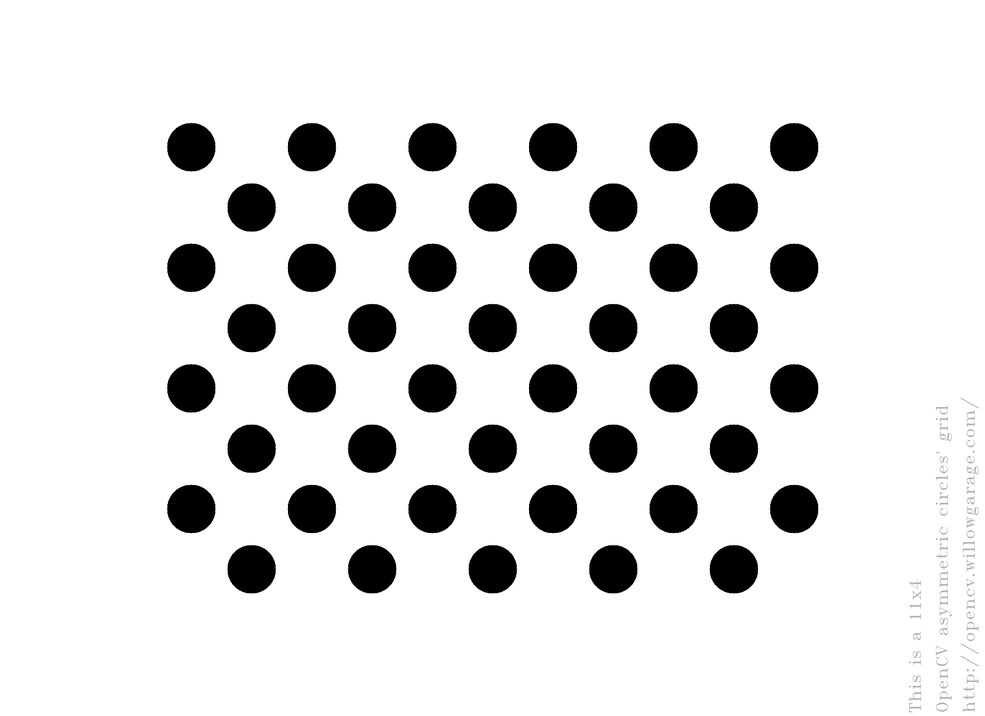
#> input picture Competition/Image_Processing/acircles_pattern.png, 985 x 716 px, shrunk from 1830 x 1330 before the run
$ python -i image_processing_utils.py   (imports and definitions only)
#> lines starting #> are read from the running program, lines starting #| are printed output that depends on the picture; after the words box and inside, x2 and y2 are one past the last pixel; in counts of white or black regions, pixels touching at a corner belong together
#> further down, picture is the input picture: shape (716, 985, 3); min 0, max 255, mean 225.5
import cv2
import numpy as np


def get_hough_lines(img, threshold=125, probabilistic=False, min_line_length=100, max_line_gap=10,
                    verbose=False, ) -> np.ndarray:
    """

    @param img: image to generate lines on
    @param threshold: threshold to pass to the Houghlines generator
    @param probabilistic: if true uses the probabalistic hough transform see cv2.HoughLinesP (
    @param min_line_length: minimum length of a line, passed to cv2.HoughLinesP
    @param max_line_gap: maximum gap in a line, passed to cv2.HoughLinesP
    @param verbose: Whether to print information to the console (Currently unimplemented)

    @return: ndarray of lines. By default each line is represented by the length and angle of a vector
    (with origin (0,0)) normal to and intersecting the line. If probabalistic is true lines are instead
    represented by a pair of end points of a line segment,

    @todo Correct line rendering for larger images
    """
#> called with threshold = 125, probabilistic = False, min_line_length = 100, max_line_gap = 10, verbose = False

    gray = cv2.cvtColor(img, cv2.COLOR_BGR2GRAY)
    edges = cv2.Canny(gray, 50, 150, apertureSize=3)
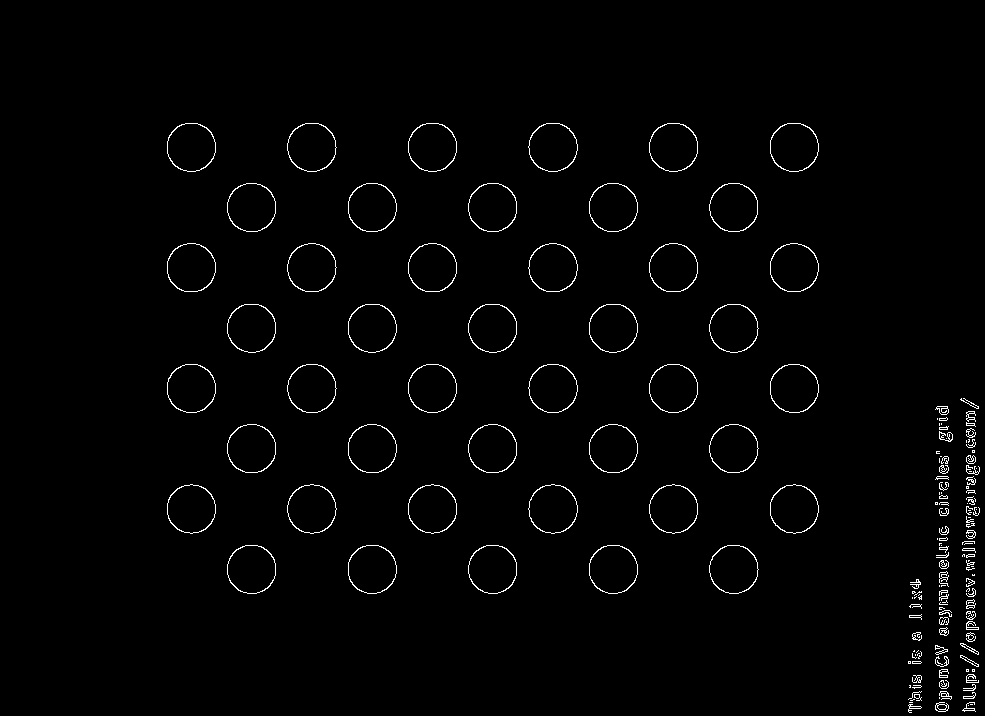
#> edges: shape (716, 985); 1.5% white in thin lines or dots, all inside (x1, y1, x2, y2) = (167, 123, 980, 713)

    if probabilistic:
        lines = cv2.HoughLinesP(edges, 1, np.pi / 180,
                                threshold, min_line_length, max_line_gap)

    else:
        lines = cv2.HoughLines(edges, 1, np.pi / 180, threshold)
#> lines = [[641, 0.785], [939, 0], [689, 0.785], [966, 0], [-226, 2.36], [-93, 2.36], [556, 0.785], [968, 0]]

    return lines


def draw_lines(img, lines, probabilistic=False):
    for line in lines:
        if probabilistic:
            for x1, y1, x2, y2 in line:
                cv2.line(img, (x1, y1), (x2, y2), (0, 255, 0), 2)

        else:
            for rho, theta in line:
                a = np.cos(theta)
                b = np.sin(theta)
                x0 = a * rho
                y0 = b * rho
                x1 = int(x0 + 1000 * (-b))
                y1 = int(y0 + 1000 * (a))
                x2 = int(x0 - 1000 * (-b))
                y2 = int(y0 - 1000 * (a))

                cv2.line(img, (x1, y1), (x2, y2), (0, 0, 255), 2)

def perspective_transform(img, paramaters = (None)):
    """
    @todo Build the homography following the information on wikipedia and a "phantom" top down camera.
          Tune the parameters as appropriate.

    @param img:
    @param paramaters:
    @return:
    """
    pass

>>> import cv2
>>> picture = cv2.imread('acircles_pattern.png')
>>> result = get_hough_lines(picture)
#> result has the same summary as lines in get_hough_lines

$ run again, on Competition/Image_Processing/calibration checkerboard.png
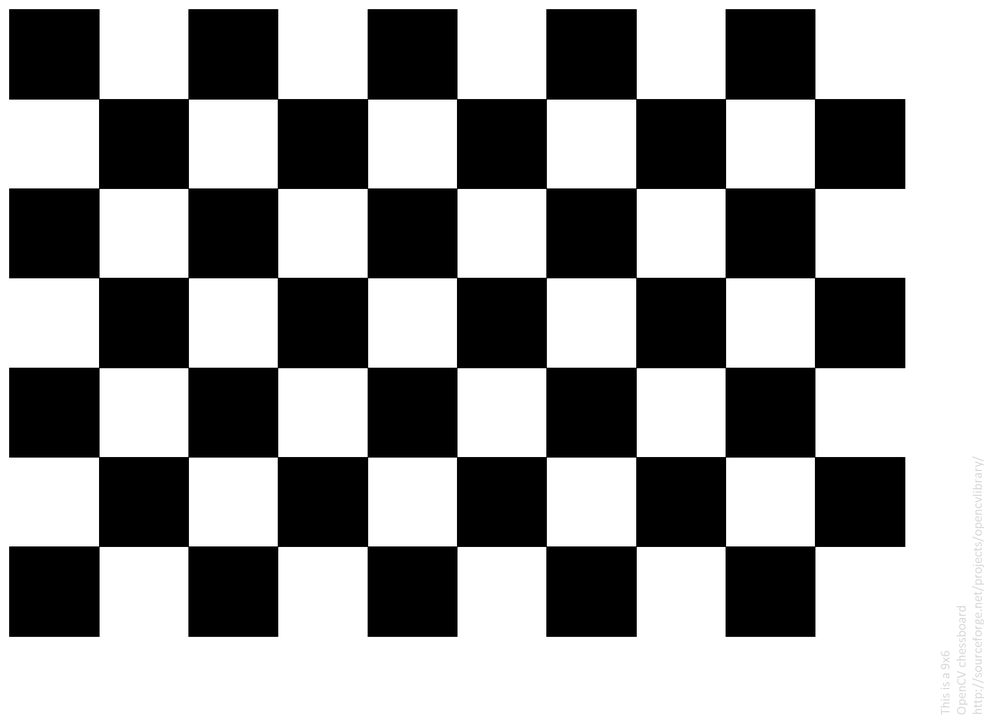
#> input picture Competition/Image_Processing/calibration checkerboard.png, 985 x 716 px, shrunk from 1830 x 1330 before the run
#> picture is the input picture: shape (716, 985, 3); mean B, G, R 152.2, 152.2, 152.2
#> in get_hough_lines, `edges = cv2.Canny(gray, 50, 150, apertureSize=3)`:
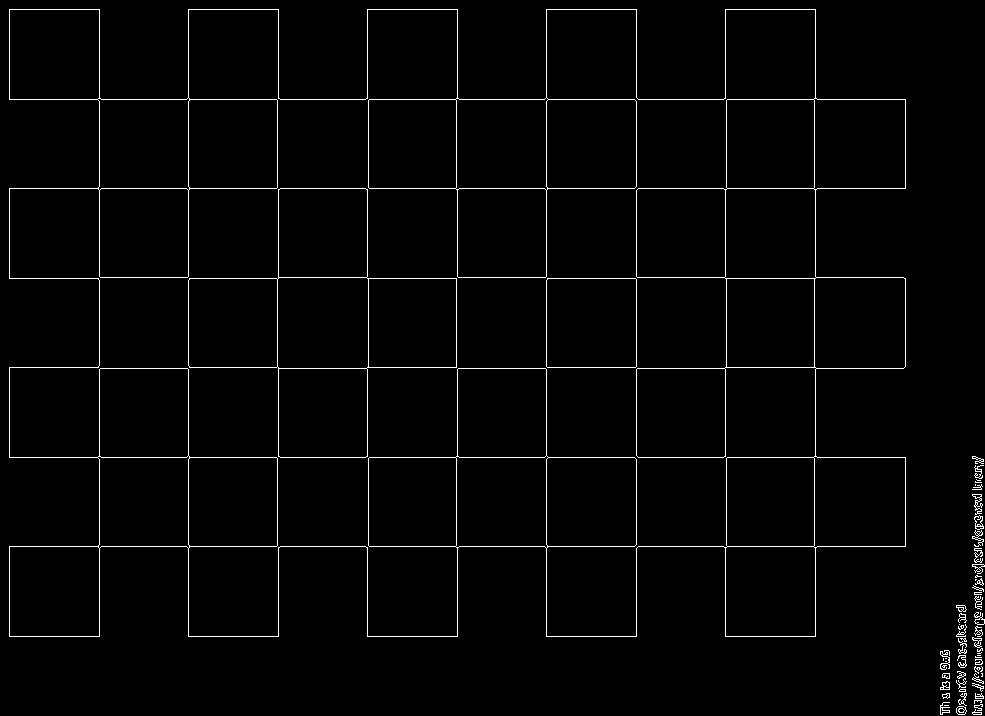
#> edges: shape (716, 985); 2% white in thin lines or dots
#> lines = 20 rows, first 8: [546, 1.57], [457, 1.57], [188, 1.57], [99, 1.57], [99, 0], [636, 0], [546, 0], [188, 0]
#> result has the same summary as lines in get_hough_lines

$ run again, on Competition/Image_Processing/image_1583863781.png
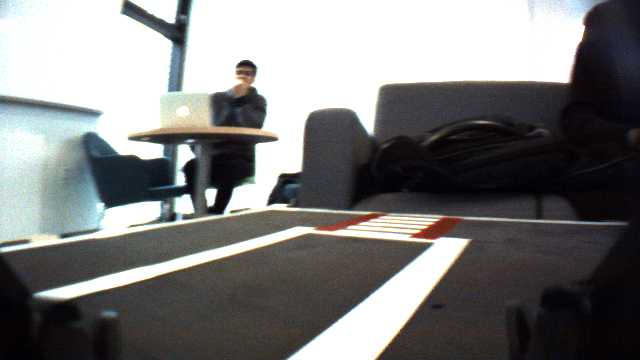
#> input picture Competition/Image_Processing/image_1583863781.png, 640 x 360 px
#> picture is the input picture: shape (360, 640, 3); mean B, G, R 123.6, 123.8, 123.7
#> in get_hough_lines, `gray = cv2.cvtColor(img, cv2.COLOR_BGR2GRAY)`:
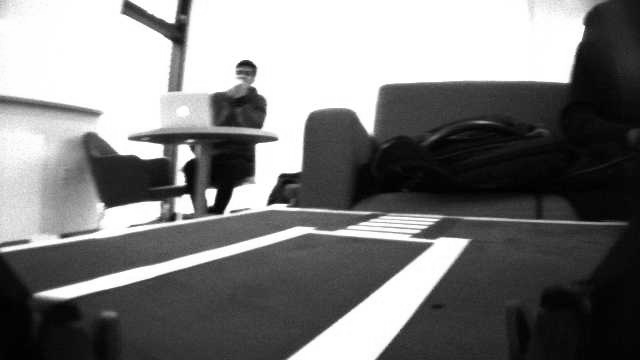
#> gray: shape (360, 640); min 0, max 255, mean 123.7
#> in get_hough_lines, `edges = cv2.Canny(gray, 50, 150, apertureSize=3)`:
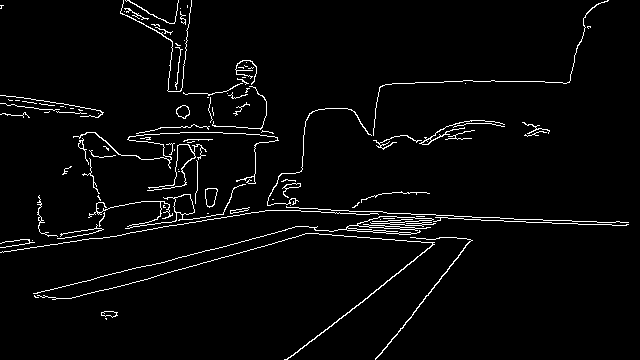
#> edges: shape (360, 640); 3.2% white in thin lines or dots
#> lines = 15 rows, first 8: [200, 1.61], [203, 1.61], [192, 1.62], [249, 1.41], [293, 1.33], [194, 1.62], [211, 1.59], [460, 0.908]
#> result has the same summary as lines in get_hough_lines
